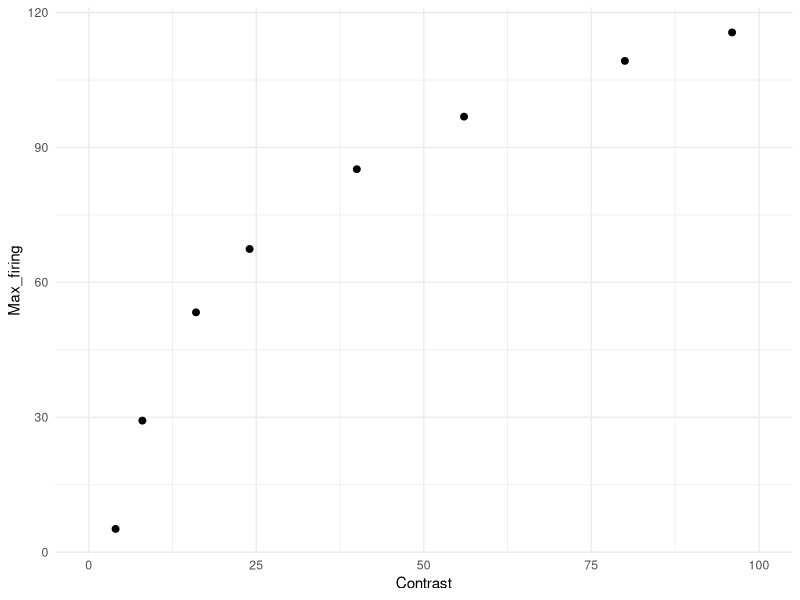
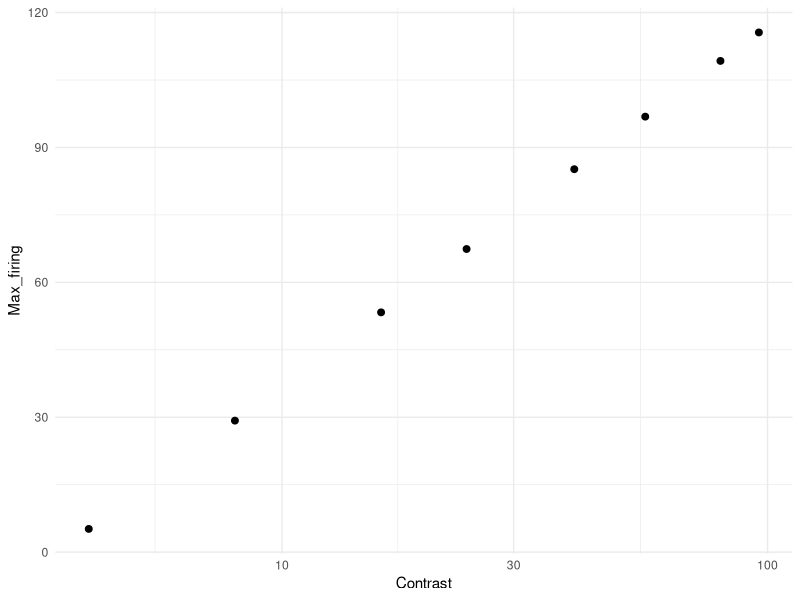

Reproduce these figures in R, in order. (Note: this script raises an error after producing the figures.)
# Simulation based on Albrecht & Hamilton (1982, fig. 1H)

library(tidyverse)
library(doParallel)
library(foreach)

Contrast <- c(2, 4, 8, 16, 24, 40, 56, 80, 96)
a <- -43 # fixed at 60 for comparability
b <-  80

Max_firing <- a + b * log10(Contrast)
df_ah <- data.frame(Contrast, Max_firing)
df_ah <- df_ah[df_ah$Max_firing >= 0, ]

g1 <- ggplot(df_ah, aes(x = Contrast, y = Max_firing)) +
  geom_point(size = 2) +
  coord_cartesian(xlim = c(0, 100)) +
  theme_minimal()
g1            

g2 <- ggplot(df_ah, aes(x = Contrast, y = Max_firing)) +
  geom_point(size = 2) +
  scale_x_log10() +
  theme_minimal()
g2 

### Simulation ###
cl <- makeCluster(parallel::detectCores() - 1)
registerDoParallel(cl)

n_neurons <- 180                                               # Number of neurons in the population
orientations <- seq(1, 180, by = 1)                            # Possible orientations (0 to 359 degrees)
preferred_orientations <-  seq(1, 180, length.out = n_neurons) # Preferred orientation of each neuron
max_firing_seq <- df_ah$Max_firing                             # Maximum firing rate of each neuron
contrast <-       df_ah$Contrast
tuning_width    <- 20                                          # Tuning width (standard deviation) of each neuron's response curve
n_trials <- 10000

all_results <- list()

for (max_firing_rate in max_firing_seq) {
  
  cat("Running max firing rate =", max_firing_rate, "\n")
  
  tuning_curves <- matrix(0, nrow = n_neurons, ncol = length(orientations))
  
  for (i in 1:n_neurons) {
    tuning_curves[i, ] <- max_firing_rate * exp(
      -0.5 * (
        pmin(abs(orientations - preferred_orientations[i]),
             180 - abs(orientations - preferred_orientations[i]))^2
      ) / tuning_width^2
    )
  }
  
  # ---- 90 ----
  responses_90 <- foreach(
    i = 1:n_trials,
    .combine = rbind,
    .packages = "stats"
  ) %dopar% {
    
    input_90 <- rnorm(n_trials, 90, 0)
    idx <- round(input_90[i]) + 1
    idx <- pmin(pmax(idx, 1), 180)
    
    mu <- tuning_curves[, idx]
    mu[mu == 0] <- 1e-8
    
    resp <- rnbinom(n_neurons, size = 1000000, mu = mu)
    
    cbind(resp,
          neuron = seq_len(n_neurons),
          stim = 90,
          trial = i,
          maxFR = max_firing_rate)
  }
  
  # ---- 91 ----
  responses_91 <- foreach(
    i = 1:n_trials,
    .combine = rbind,
    .packages = "stats"
  ) %dopar% {
    
    input_91 <- rnorm(n_trials, 91, 0)
    idx <- round(input_91[i]) + 1
    idx <- pmin(pmax(idx, 1), 180)
    
    mu <- tuning_curves[, idx]
    mu[mu == 0] <- 1e-8
    
    resp <- rnbinom(n_neurons, size = 1000000, mu = mu)
    
    cbind(resp,
          neuron = seq_len(n_neurons),
          stim = 91,
          trial = i,
          maxFR = max_firing_rate)
  }
  
  df_tmp <- as.data.frame(rbind(responses_90, responses_91))
  colnames(df_tmp) <- c("Spikes", "Neuron", "Stimulus", "Trial", "Contrast")
  
  all_results[[as.character(max_firing_rate)]] <- df_tmp
}

df <- do.call(rbind, all_results)
df$Contrast <- contrast[match(df$Contrast, max_firing_seq)]

### Visualization ###
df %>%
  group_by(Stimulus, Contrast, Trial) %>%
  summarise(Sum_spikes = sum(Spikes), .groups = "drop") -> df_sum

g3 <- ggplot(df_sum, aes(x = Sum_spikes)) +
  geom_density(alpha = 0.2, linewidth = 1) +
  theme_classic() +
  facet_wrap(. ~ Contrast, scales = "free") +  # axes scale to "free"
  scale_x_continuous(
    breaks = scales::pretty_breaks(n = 3)  # pretty
  ) +
  labs(
    x = "Sum of spikes",
    y = "Density",
    color = "Max firing rate",
    fill =  "Max firing rate"
  )
g3

df_sum %>%
  group_by(Contrast) %>%
  summarise(Mean_sum_spikes = mean(Sum_spikes),
            SD_sum_spikes = sd(Sum_spikes), .groups = "drop") -> df_summary

df_summary %>%
  ggplot(aes(x = Contrast, y = Mean_sum_spikes)) +
  geom_point(size = 2) +
  coord_cartesian(xlim = c(0, 100)) +
  theme_minimal() -> g4
g4

df_summary %>%
  ggplot(aes(x = Contrast, y = Mean_sum_spikes)) +
  geom_point(size = 2) +
  scale_x_log10() +
  theme_minimal() -> g5
g5

df_summary %>%
  ggplot(aes(x = Contrast, y = SD_sum_spikes)) +
  geom_point(size = 2) +
  coord_cartesian(xlim = c(0, 100)) +
  theme_minimal() -> g6
g6

df_summary %>%
  ggplot(aes(x = Contrast, y = SD_sum_spikes)) +
  geom_point(size = 2) +
  scale_x_log10() +
  theme_minimal() -> g7
g7

df %>%
  filter(Neuron %in% c(90, 91)) %>%
  pivot_wider(names_from = Neuron, values_from = Spikes) %>%
  ggplot(aes(x = `90`, y = `91`, color = factor(Stimulus))) +
  geom_point(size = 2, alpha = 0.2) +
  labs(x = "Neuron 90", y = "Neuron 91") +
  coord_cartesian(xlim = c(0, 100), ylim = c(0, 100)) +
  theme_minimal() +
  facet_wrap(. ~ Contrast) -> g8
# g8

# sanity check for fano factor 
df %>%
  group_by(Contrast, Stimulus, Neuron) %>%
  summarise(
    mean_spikes = mean(Spikes),
    var_spikes  = var(Spikes),
    fano = var_spikes / mean_spikes,
    .groups = "drop"
  ) %>%
  filter(mean_spikes > 0) %>%
  group_by(Contrast, Stimulus) %>%
  summarise(
    mean_mean_spikes = mean(mean_spikes, na.rm = TRUE),
    mean_var_spikes = mean(var_spikes),
    mean_fano = mean(fano, na.rm = TRUE), # average across neurons
    sd_fano   = sd(fano, na.rm = TRUE),   # sd across neurons
    .groups = "drop")

### Linear Fisher information ###
df_wide <- df %>%
  pivot_wider(
    id_cols = c(Trial, Contrast, Stimulus),
    names_from = Neuron,
    values_from = Spikes)

df_wide$Stimulus_bin <- ifelse(df_wide$Stimulus == 90, 1, 0)

compute_lfi <- function(data, lambda = 1e-6) {
  
  neurons <- grep("^[0-9]+$", colnames(data), value = TRUE)  
  
  data0 <- data[data$Stimulus_bin == 0, neurons]
  data1 <- data[data$Stimulus_bin == 1, neurons]
  
  mu0 <- colMeans(data0)
  mu1 <- colMeans(data1)
  
  df <- mu1 - mu0
  
  Sigma0 <- cov(data0)
  Sigma1 <- cov(data1)
  Sigma  <- (Sigma0 + Sigma1) / 2
  
  p <- length(neurons)              # 逆行列を安定化させる処理 (ニューロン間の相関を少し弱める)
  Sigma <- Sigma + lambda * diag(p) # Ridge正則化, Tikhonov regularization (小さい固有値を持ち上げる)
  
  I <- as.numeric(t(df) %*% solve(Sigma) %*% df) # LFI
  I_per_neuron <- I / p
  
  return(I_per_neuron)
}

maxFR_values <- sort(unique(df_wide$Contrast))

lfi_results <- data.frame(
  Contrast = numeric(),
  LFI_per_neuron = numeric()
)

for (maxFR in maxFR_values) {
  df_sub <- df_wide[df_wide$Contrast == maxFR, ]
  lfi_value <- compute_lfi(df_sub)
  lfi_results <- rbind(lfi_results,
                       data.frame(Contrast = maxFR,
                                  LFI_per_neuron = lfi_value))
}

lfi_results$Contrast <- contrast
print(lfi_results)

lfi_results %>%
  ggplot(aes(x = Contrast, y = LFI_per_neuron)) +
  geom_point(size = 2) +
  coord_cartesian(xlim = c(0, 100)) +
  theme_minimal() -> g9
g9

### Decoding with logistic regression ###
run_logistic_cv_parallel <- function(data, k = 5, ncores = detectCores() - 1) {
  
  predictors <- grep("^[0-9]+$", colnames(data), value = TRUE)  
  n <- nrow(data)
  
  set.seed(123)
  folds <- sample(rep(1:k, length.out = n))
  
  cl <- makeCluster(ncores)
  registerDoParallel(cl)
  
  acc <- foreach(i = 1:k, .combine = c) %dopar% {
    
    train <- data[folds != i, ]
    test  <- data[folds == i, ]
    
    model <- glm(
      Stimulus_bin ~ .,
      data = train[, c("Stimulus_bin", predictors)],
      family = binomial
    )
    
    prob <- predict(model, newdata = test, type = "response")
    pred <- ifelse(prob > 0.5, 1, 0)
    
    mean(pred == test$Stimulus_bin)
  }
  
  stopCluster(cl)
  
  mean(acc)
}

decoding_results <- data.frame(
  Contrast = numeric(),
  Decoding_accuracy = numeric()
)

for (maxFR in maxFR_values) {
  df_sub <- df_wide[df_wide$Contrast == maxFR, ]
  accuracy <- run_logistic_cv_parallel(df_sub, k = 5, ncores = detectCores() - 1)
  decoding_results <- rbind(decoding_results,
                            data.frame(Contrast = maxFR,
                                       Decoding_accuracy = accuracy))
}

decoding_results <- mutate(decoding_results, D_prime = qnorm(Decoding_accuracy) - qnorm(1 - Decoding_accuracy),
                           Contrast = contrast)
decoding_results

decoding_results %>%
  ggplot(aes(x = Contrast, y = D_prime)) +
  geom_point(size = 2) +
  coord_cartesian(xlim = c(0, 100)) +
  theme_minimal() -> g10
g10

decoding_results %>%
  ggplot(aes(x = Contrast, y = D_prime)) +
  geom_point(size = 2) +
  scale_x_log10() +
  theme_minimal() -> g11
g11

g <- cowplot::plot_grid(g1, g2, g10, g11, g4, g5, nrow = 3)
ggsave("fig_1h.png", g, width = 4, height = 5.6, dpi = 300)
